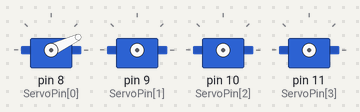
The sketch below on a simulated Arduino Uno, built with avr-gcc and run on an emulated ATmega328P. Parts: 4 × servo.

Above: at 0.05 s.
At 3.95 s:
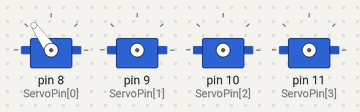
At 5.95 s:
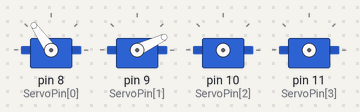
At 7.95 s:
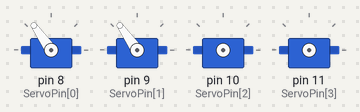
At 11.95 s:
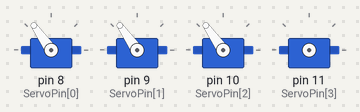
At 15.95 s:
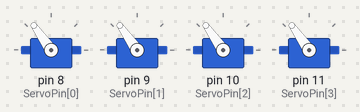
Timing chart, 0 to 20.8 s (numbered marks = the images above):
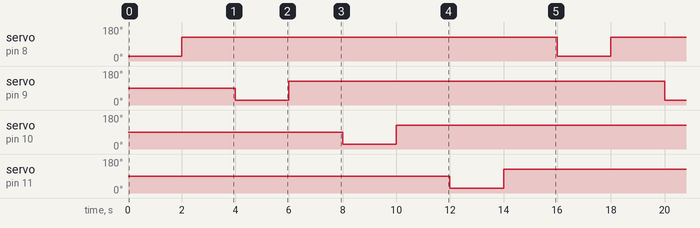

The sketch:

ServoLoopTesting.ino
```cpp
#include <Servo.h>

int numServos = 4; //Change number of servos you want to use here
Servo servo[4]; //Change number of servos you want to use here

int ServoPin[] = {8,9,10,11}; //Choose digital pins used for servos

void setup()
{

}


void loop()
{
  for (int i = 0; i < numServos; i++)
  {
    servo[i].attach(ServoPin[i]);
    servo[i].write(25);
    delay(2000);
    servo[i].write(125);
    delay(2000);
    servo[i].detach();

  }
}
```

Measured:
- by itself, servo on pin 8 (ServoPin[0]), servo on pin 9 (ServoPin[1]), servo on pin 10 (ServoPin[2]), servo on pin 11 (ServoPin[3]): alternates 125° for 14.0 s and 25° for 2.0 s
